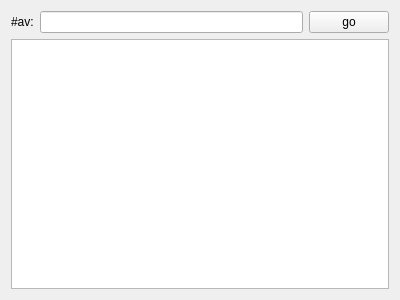
<?xml version="1.0" encoding="UTF-8"?>
<ui version="4.0">
 <class>bilibiliCrawler</class>
 <widget class="QWidget" name="bilibiliCrawler">
  <property name="geometry">
   <rect>
    <x>0</x>
    <y>0</y>
    <width>400</width>
    <height>300</height>
   </rect>
  </property>
  <property name="windowTitle">
   <string>bilibiliCrawler</string>
  </property>
  <layout class="QVBoxLayout" name="verticalLayout">
   <item>
    <layout class="QHBoxLayout" name="horizontalLayout">
     <item>
      <widget class="QLabel" name="label">
       <property name="text">
        <string>#av:</string>
       </property>
      </widget>
     </item>
     <item>
      <widget class="QLineEdit" name="lineEdit"/>
     </item>
     <item>
      <widget class="QPushButton" name="goButton">
       <property name="text">
        <string>go</string>
       </property>
      </widget>
     </item>
    </layout>
   </item>
   <item>
    <widget class="QTextBrowser" name="textBrowser"/>
   </item>
  </layout>
 </widget>
 <layoutdefault spacing="6" margin="11"/>
 <resources/>
 <connections/>
</ui>
